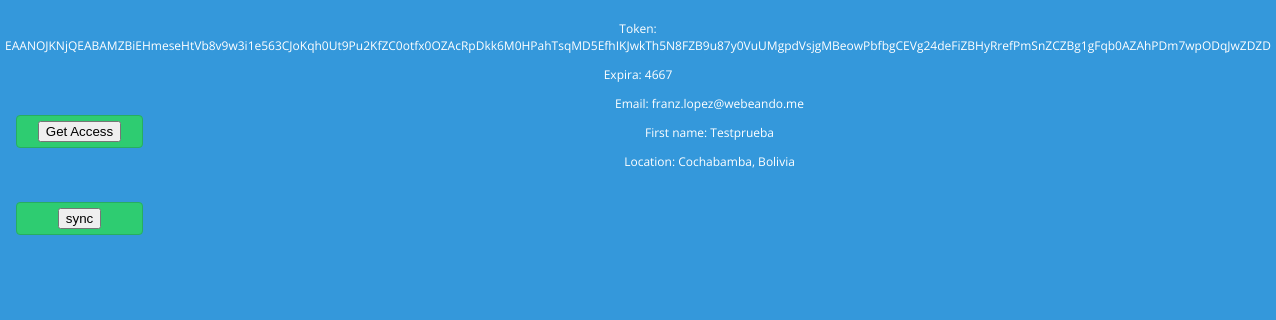
The app's page / (signed in) with its own data.
### gettoken/models.py (models this page shows, shortened)
class User(models.Model):
    fb_id = models.CharField(max_length=255, default="vacio")
    fb_first_name = models.CharField(max_length=255, default="vacio")
    fb_last_name = models.CharField(max_length=255, default="vacio")
    fb_email = models.EmailField(max_length=255, default="vacio")
    fb_birthday = models.DateField(default=datetime.date.today)
    fb_name = models.CharField(max_length=255, default="vacio")
    fb_education = models.ForeignKey('School')
    fb_location = models.ForeignKey('Location')
    fb_token = models.ForeignKey('TokenInfo')
    user = models.OneToOneField(UserDjango, on_delete=models.CASCADE)

class TokenInfo(models.Model):
    token = models.CharField(max_length=255, default="vacio")
    expires = models.CharField(max_length=225, default="-1")

class Location(models.Model):
    location_id = models.CharField(max_length=255, default="vacio")
    location_name = models.CharField(max_length=255, default="vacio")

### gettoken/views.py (the view, shortened to what this page needs)
# urls.py: url(r'^$', views.index, name='index'),
@csrf_protect
def index(request):
    if request.method == 'GET':
        if request.user.is_authenticated():
            user_dj = UserDj.objects.get(pk=request.user.pk)
            user_fb = UserFb.objects.get(user=user_dj)
            data = {'userinfo': user_fb}
            return render(request, 'gettoken/index.html', data)
        else:
            return render(request, 'gettoken/login.html')

### gettoken/templates/gettoken/index.html (shortened to what this page needs)
<!DOCTYPE html>
<html>
    <head>
        {% load staticfiles %}
        <link rel="stylesheet" href="{% static 'css/index.css' %}">
    </head>
    <body>
        <form method="post" action="/getaccess/">{% csrf_token %}
            <p>Token: {{ userinfo.fb_token.token }}</p>
            <p>Expira: {{ userinfo.fb_token.expires }}</p>
            <a href="#"><div class="btn"><input type="submit" value="Get Access"></div></a>
        </form>
        <form action="/update/" method="post">
            <p>Email: {{ userinfo.fb_email }}</p>
            <p>First name: {{ userinfo.fb_first_name}}</p>
            <p>Location: {{ userinfo.fb_location.location_name}}</p>
            <a href="#"><div class="btn"><input type="submit" value="sync"></div></a>
        </form>
    </body>
</html>

### gettoken/static/css/index.css (style rules this page uses)
body { font-family: 'Open Sans', sans-serif; background:#3498db; margin: 0 auto 0 auto; width:100%; text-align:center; margin: 20px 0px 20px 0px; }
p { font-size:12px; text-decoration: none; color:#ffffff; }
.btn { background:#2ecc71; width:125px; padding-top:5px; padding-bottom:5px; color:white; border-radius:4px; border: #27ae60 1px solid; margin-top:20px; margin-bottom:20px; float:left; margin-left:16px; font-weight:800; font-size:0.8em; }

### records on screen
User: fb_token.token "EAANOJKNjQEABAMZBiEHmeseHtVb8v9w3i1e563CJoKqh0Ut9Pu2KfZC0otfx0OZAcRpDkk6M0HPahTsqMD5EfhIKJwkTh5N8FZB9u87y0VuUMgpdVsjgMBeowPbfbgCEVg24deFiZBHyRrefPmSnZCZBg1gFqb0AZAhPDm7wpODqJwZDZD", fb_token.expires "4667", fb_email "franz.lopez@webeando.me", fb_first_name "Testprueba", fb_location.location_name "Cochabamba, Bolivia"
